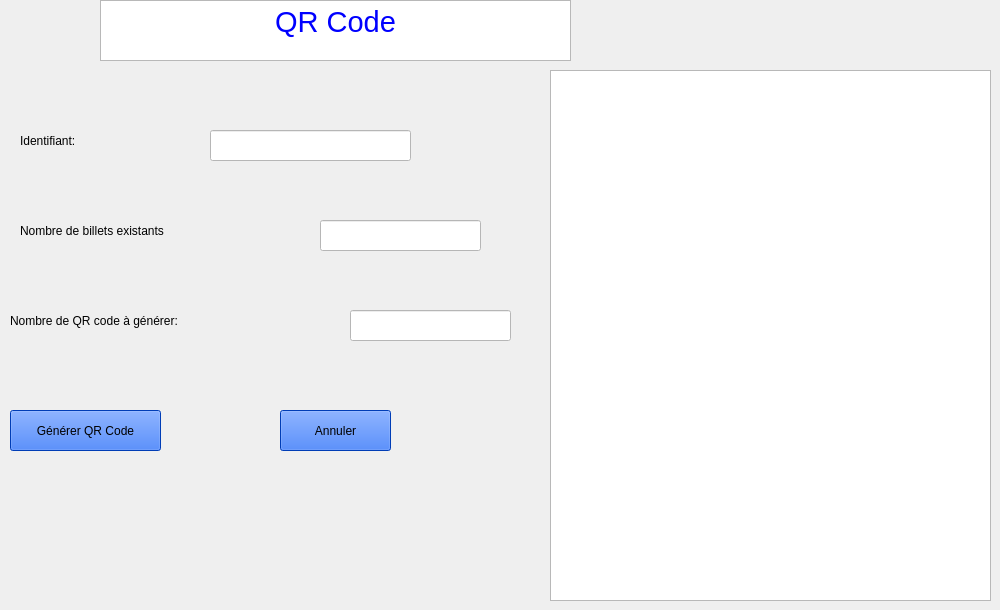
      <widget class="QWidget" name="tab_12">
       <attribute name="title">
        <string>QR Code</string>
       </attribute>
       <widget class="QPushButton" name="B_QR">
        <property name="geometry">
         <rect>
          <x>10</x>
          <y>410</y>
          <width>151</width>
          <height>41</height>
         </rect>
        </property>
        <property name="styleSheet">
         <string notr="true">background-color: rgb(0, 85, 255);
color: rgb(0, 0, 0);
font: 75 10pt &quot;MS Shell Dlg 2&quot;;</string>
        </property>
        <property name="text">
         <string>Générer QR Code</string>
        </property>
       </widget>
       <widget class="QLineEdit" name="le_QR_id">
        <property name="geometry">
         <rect>
          <x>210</x>
          <y>130</y>
          <width>201</width>
          <height>31</height>
         </rect>
        </property>
        <property name="styleSheet">
         <string notr="true">background-color: rgb(255, 255, 255);</string>
        </property>
       </widget>
       <widget class="QLabel" name="label_22">
        <property name="geometry">
         <rect>
          <x>20</x>
          <y>120</y>
          <width>181</width>
          <height>41</height>
         </rect>
        </property>
        <property name="styleSheet">
         <string notr="true">font: 14pt &quot;MS Shell Dlg 2&quot;;</string>
        </property>
        <property name="text">
         <string>Identifiant:</string>
        </property>
       </widget>
       <widget class="QPushButton" name="B_QR_annuler">
        <property name="geometry">
         <rect>
          <x>280</x>
          <y>410</y>
          <width>111</width>
          <height>41</height>
         </rect>
        </property>
        <property name="styleSheet">
         <string notr="true">background-color: rgb(0, 85, 255);
color: rgb(0, 0, 0);
font: 75 10pt &quot;MS Shell Dlg 2&quot;;</string>
        </property>
        <property name="text">
         <string>Annuler</string>
        </property>
       </widget>
       <widget class="QTextBrowser" name="textBrowser_10">
        <property name="geometry">
         <rect>
          <x>100</x>
          <y>0</y>
          <width>471</width>
          <height>61</height>
         </rect>
        </property>
        <property name="styleSheet">
         <string notr="true">
color: rgb(0, 0, 255);</string>
        </property>
        <property name="html">
         <string>&lt;!DOCTYPE HTML PUBLIC &quot;-//W3C//DTD HTML 4.0//EN&quot; &quot;http://www.w3.org/TR/REC-html40/strict.dtd&quot;&gt;
&lt;html&gt;&lt;head&gt;&lt;meta name=&quot;qrichtext&quot; content=&quot;1&quot; /&gt;&lt;style type=&quot;text/css&quot;&gt;
p, li { white-space: pre-wrap; }
&lt;/style&gt;&lt;/head&gt;&lt;body style=&quot; font-family:'MS Shell Dlg 2'; font-size:7.8pt; font-weight:400; font-style:normal;&quot;&gt;
&lt;p align=&quot;center&quot; style=&quot; margin-top:0px; margin-bottom:0px; margin-left:0px; margin-right:0px; -qt-block-indent:0; text-indent:0px;&quot;&gt;&lt;span style=&quot; font-family:'MS Shell Dlg 2'; font-size:22pt;&quot;&gt;QR Code&lt;/span&gt;&lt;/p&gt;&lt;/body&gt;&lt;/html&gt;</string>
        </property>
       </widget>
       <widget class="QTableView" name="tab_QR">
        <property name="geometry">
         <rect>
          <x>550</x>
          <y>70</y>
          <width>441</width>
          <height>531</height>
         </rect>
        </property>
       </widget>
       <widget class="QLabel" name="label_20">
        <property name="geometry">
         <rect>
          <x>20</x>
          <y>210</y>
          <width>281</width>
          <height>41</height>
         </rect>
        </property>
        <property name="styleSheet">
         <string notr="true">font: 14pt &quot;MS Shell Dlg 2&quot;;</string>
        </property>
        <property name="text">
         <string>Nombre de billets existants</string>
        </property>
       </widget>
       <widget class="QLineEdit" name="le_QR_nbr_billet">
        <property name="geometry">
         <rect>
          <x>320</x>
          <y>220</y>
          <width>161</width>
          <height>31</height>
         </rect>
        </property>
        <property name="styleSheet">
         <string notr="true">background-color: rgb(255, 255, 255);</string>
        </property>
        <property name="text">
         <string/>
        </property>
       </widget>
       <widget class="QLineEdit" name="le_QR_nbr_QR">
        <property name="geometry">
         <rect>
          <x>350</x>
          <y>310</y>
          <width>161</width>
          <height>31</height>
         </rect>
        </property>
        <property name="styleSheet">
         <string notr="true">background-color: rgb(255, 255, 255);</string>
        </property>
        <property name="text">
         <string/>
        </property>
       </widget>
       <widget class="QLabel" name="label_24">
        <property name="geometry">
         <rect>
          <x>10</x>
          <y>300</y>
          <width>321</width>
          <height>41</height>
         </rect>
        </property>
        <property name="styleSheet">
         <string notr="true">font: 14pt &quot;MS Shell Dlg 2&quot;;</string>
        </property>
        <property name="text">
         <string>Nombre de QR code à générer:</string>
        </property>
       </widget>
      </widget>
